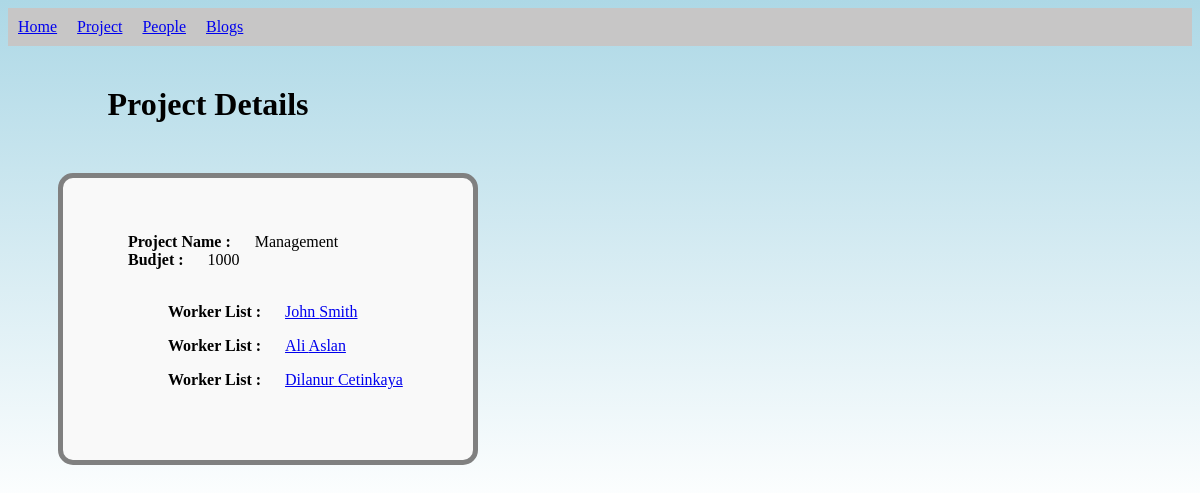
/Lab/Project/Management/, run on the app's committed database.
### Lab/models.py (models this page shows, shortened)
class Project(models.Model):
    Name = models.CharField(max_length=250)
    Budget = models.IntegerField(default=0)
    Workers = models.ManyToManyField("Worker", blank=True)

class Worker(models.Model):
    FirstName = models.CharField(max_length=100)
    LastName = models.CharField(max_length=100)
    Age = models.IntegerField(default=0)
    MyProject = models.ForeignKey("Project", blank=True, on_delete=models.SET_NULL, null=True)

### Lab/views.py (the view)
# urls.py: url(r'^/Project/(?P<PrimaryKey1>[a-z|A-z]+)', views.DisplaySingleProject),
def DisplaySingleProject(request,PrimaryKey1):
    ProjectName = models.Project.objects.get(Name=PrimaryKey1)
    singleproject={"projectname": ProjectName, "projectworkers":ProjectName.Workers.all()}
    return render(request,"SingleProject.html",singleproject)

### templates/SingleProject.html (shortened to what this page needs)
<!doctype html>
<html>
 {% extends 'base.html' %}
{% block Display %}
     {% load staticfiles %}
  <link rel="stylesheet" href="{% static 'css/main.css'%}">
<body>
  <h1>Project Details</h1>
  <div class="info">
	<div>
		<p class="tag">Project Name :</p>
		<p class="text"> {{ projectname.Name }} </p>
	</div>
	<div>
		<p class="tag">Budjet :</p>
		<p class="text">{{ projectname.Budget }}</p>
	</div>
	  <br>
{% for workers in projectworkers %}
	<div>
		<ul>
            <p class="tag">Worker List :</p>
			<a href="/Lab/People/{{ workers.FirstName}}_{{workers.LastName}}/" class="text">{{ workers.FirstName}} {{ workers.LastName}}</a>
		</ul>
	</div>
{% endfor %}
    </div>
</body>
{% endblock %}

### static/css/main.css (style rules this page uses)
html { background: linear-gradient(lightblue, white); background-repeat: no-repeat; }
h1 { margin: 40px 50px 0px 50px; text-align: center; width: 300px; }
.info { background: #f9f9f9; float: left; width: 300px; border: 5px solid grey; padding: 55px; margin: 50px; border-radius: 15px; }
.text, .tag { display: inline; padding: 10px; }
.tag { font-weight: bold; }

### data on the page
Project: Name "Management", Budget "1000"
Worker: FirstName "John", LastName "Smith"
Worker: FirstName "Ali", LastName "Aslan"
Worker: FirstName "Dilanur", LastName "Cetinkaya"
